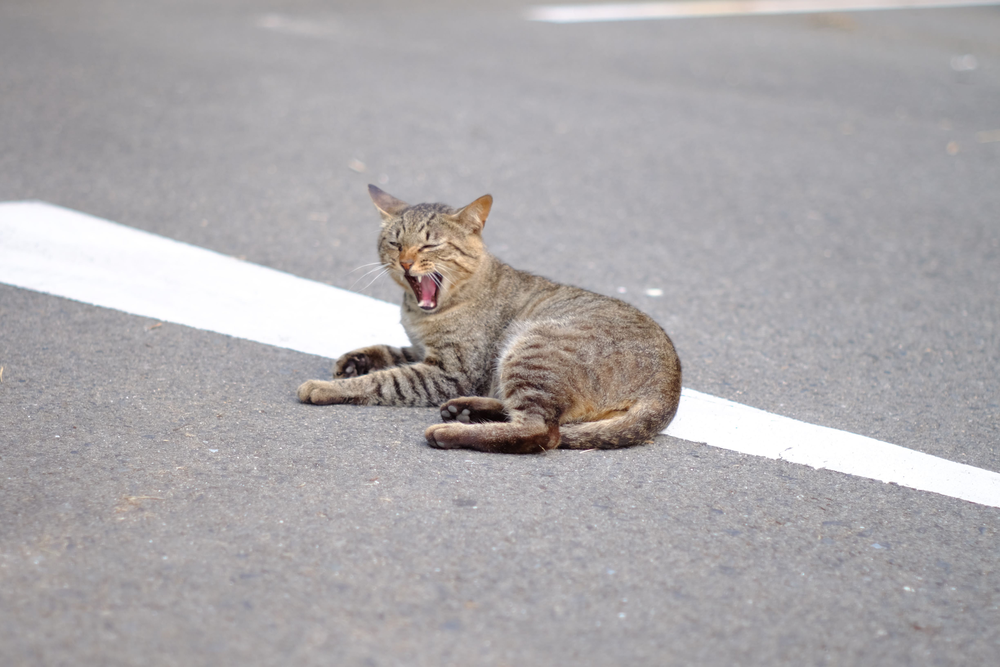
#> input picture data/cat.png, 1000 x 667 px, shrunk from 4896 x 3264 before the run
$ python 02_color_convert.py
#> lines starting #> are read from the running program, lines starting #| are printed output that depends on the picture
# import
import cv2

# main
def main():
    img = cv2.imread('../data/cat.png')
#> img is the input picture: shape (667, 1000, 3); mean B, G, R 170.9, 169.1, 172.6
    img_gray = cv2.cvtColor(img, cv2.COLOR_BGR2GRAY)
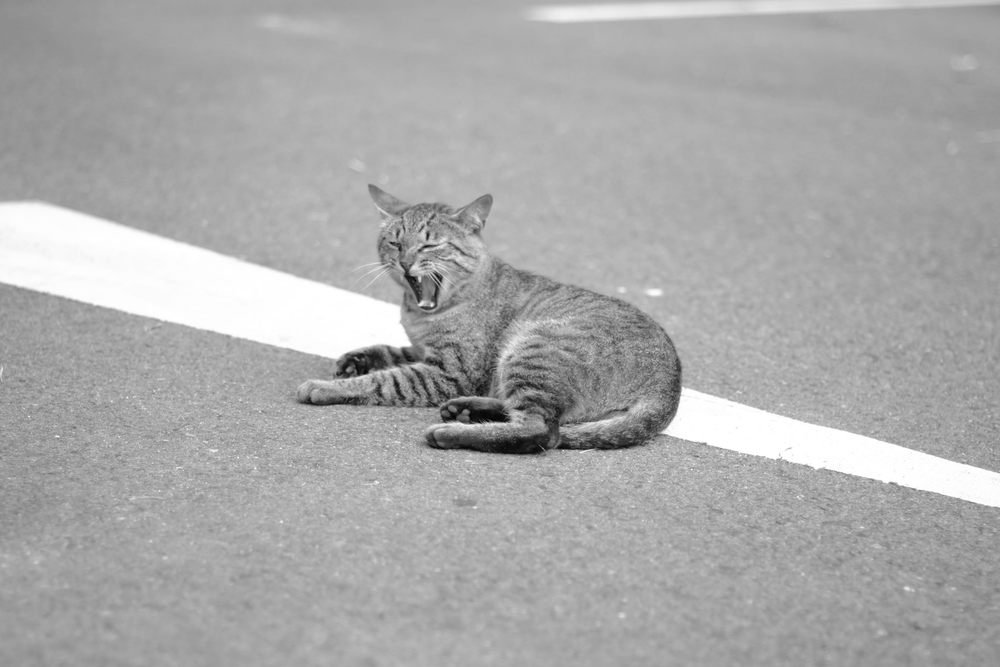
#> img_gray: shape (667, 1000); min 4, max 255, mean 170.3
    cv2.imwrite('../output/gray.png', img_gray)

if __name__ == '__main__':
    main()

$ run again, with data/foreground.png copied over data/cat.png
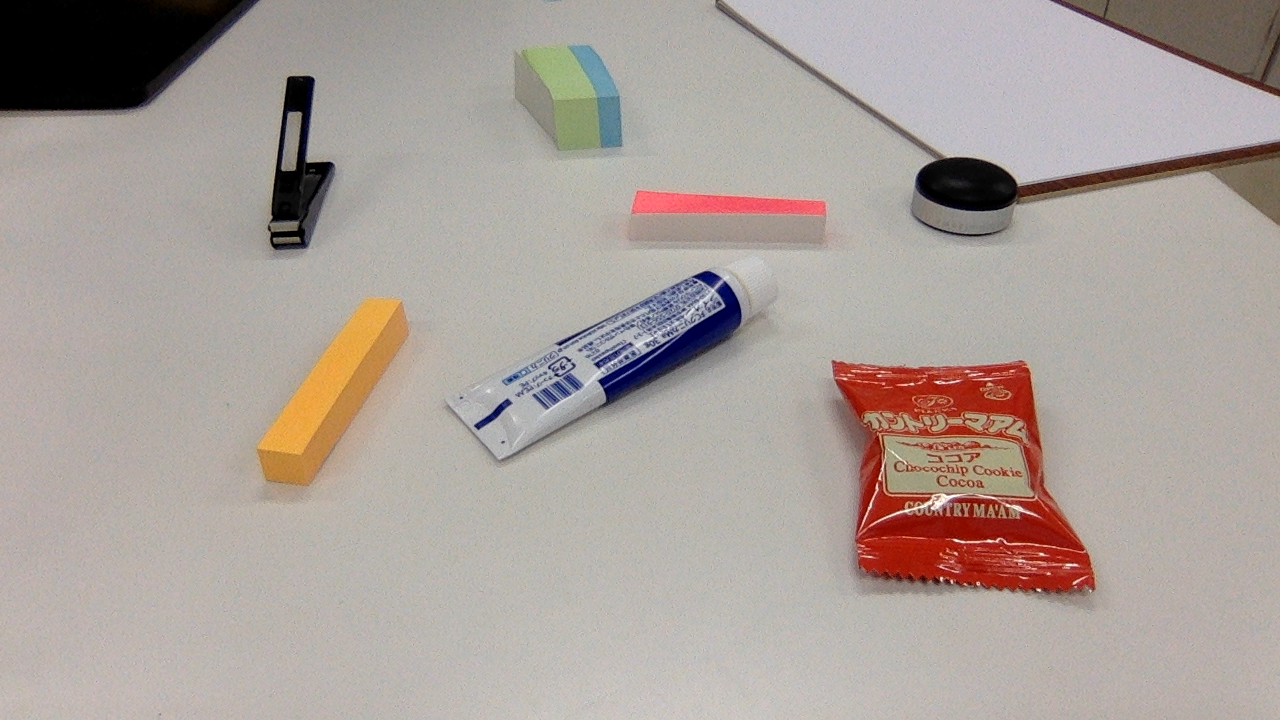
#> input picture data/foreground.png, 1280 x 720 px
#> in main, img is the input picture: shape (720, 1280, 3); mean B, G, R 154.3, 159.8, 170.3
#> in main, `img_gray = cv2.cvtColor(img, cv2.COLOR_BGR2GRAY)`:
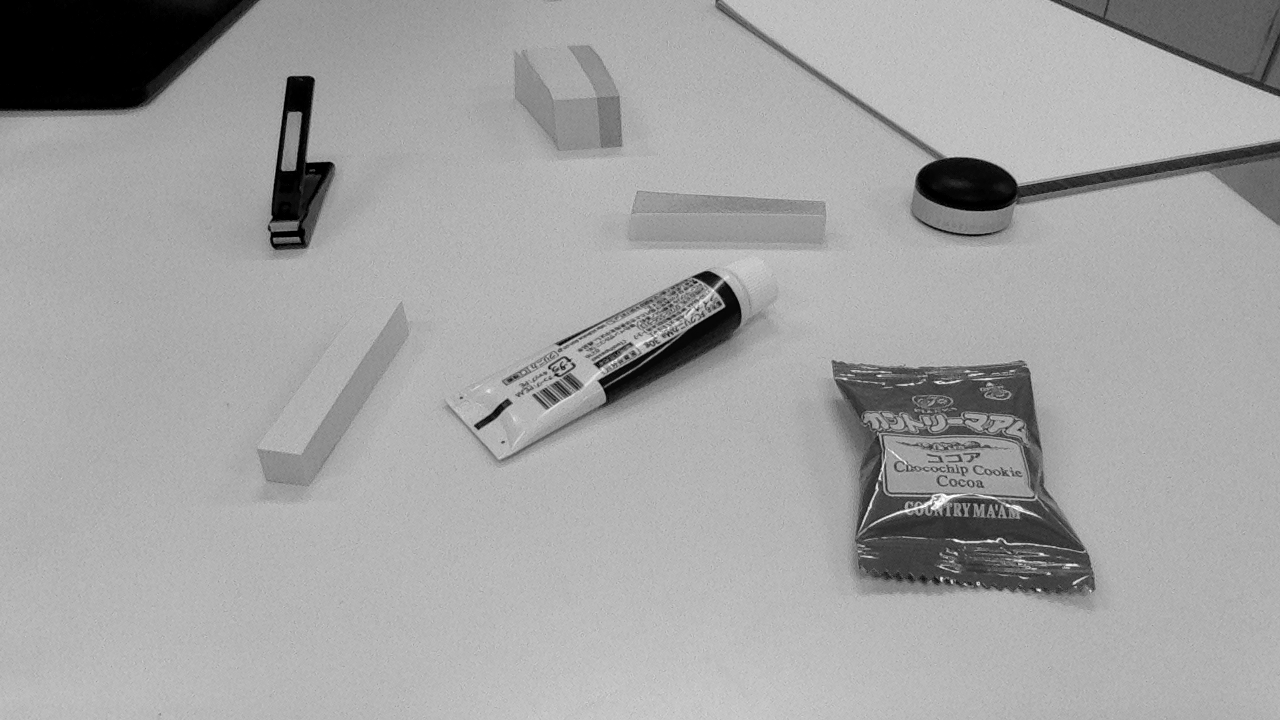
#> img_gray: shape (720, 1280); min 0, max 255, mean 162.4
